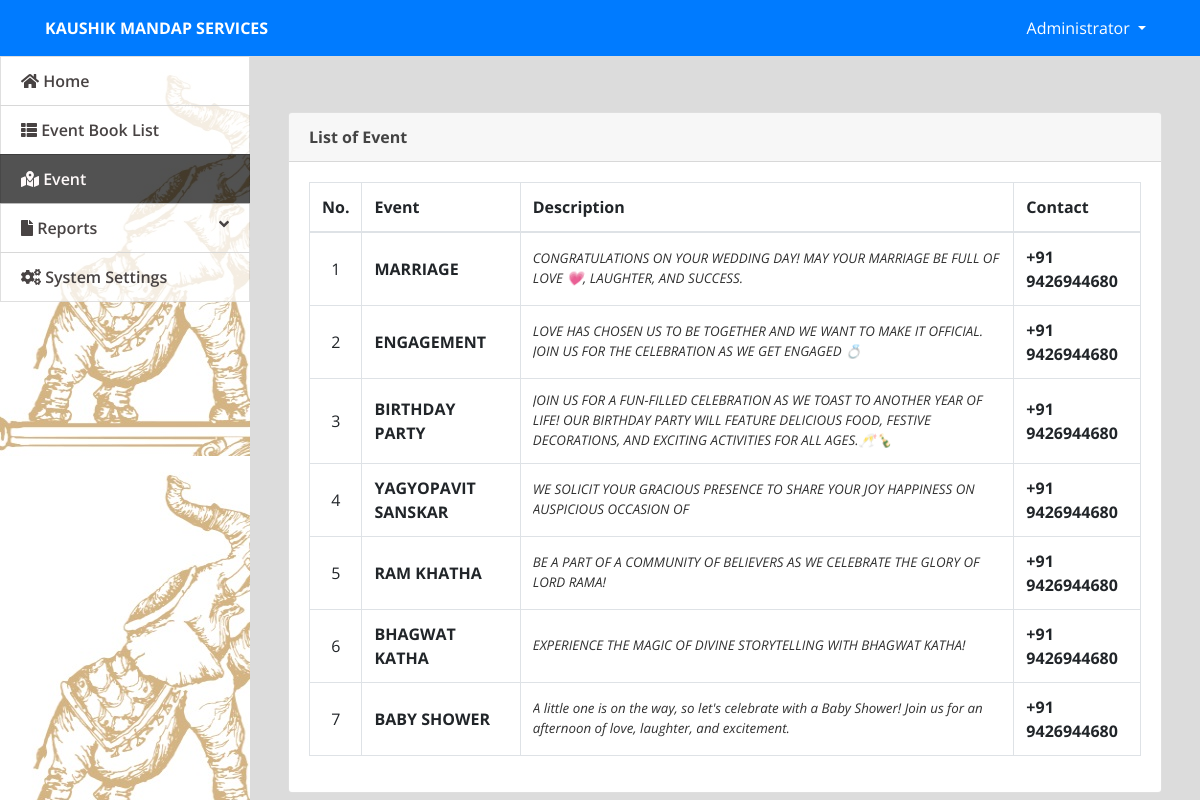
Page /admin/index.php?page=venue (signed in) on the committed database.
### tables this page shows
CREATE TABLE `venue` (
  `id` int(30) NOT NULL,
  `venue` text NOT NULL,
  `description` text NOT NULL,
  `contact` varchar(25) NOT NULL
);

### admin/venue.php (the view, shortened to what this page needs)
<?php include('db_connect.php');?>
<div class="container-fluid">
	<div class="col-lg-12">
		<div class="row">
			<div class="col-md-12">
				<div class="card">
					<div class="card-header">
						<b>List of Event</b>
					</div>
					<div class="card-body">
						<table class="table table-condensed table-bordered table-hover">
							<thead>
								<tr>
									<th class="text-center">No.</th>
									<th class="">Event</th>
									<th class="">Description</th>
									<th class="">Contact</th>
								</tr>
							</thead>
							<tbody>
								<?php
								$i = 1;
								$venue = $conn->query("SELECT * from venue");
								while($row=$venue->fetch_assoc()):
								?>
								<tr>
									<td class="text-center"><?php echo $i++ ?></td>
									<td class="">
										 <p> <b><?php echo ucwords($row['venue']) ?></b></p>
									</td>
									<td class="">
										 <p class="truncate"><?php echo $row['description'] ?></p>
									</td>
									<td class="">
										 <p> <b><?php echo ($row['contact']) ?></b></p>
									</td>
								</tr>
								<?php endwhile; ?>
							</tbody>
						</table>
					</div>
				</div>
			</div>
		</div>
	</div>
</div>

### admin/assets/css/style.css (style rules this page uses)
body { font-family: "Open Sans", sans-serif; color: #444444; width: 100%; height: calc(100%); }
.truncate { overflow: hidden; text-overflow: ellipsis; display: -webkit-box; -webkit-line-clamp: 3; -webkit-box-orient: vertical; font-size: smaller; color: #000000cf; font-style: italic; }

### admin/index.php (style rules this page uses)
body { background: #80808045; }

### admin/venue.php (style rules this page uses)
td { vertical-align: middle !important; }
td p { margin: unset }

### rows in the picture
venue: venue "MARRIAGE", description "CONGRATULATIONS ON YOUR WEDDING DAY! MAY YOUR MARRIAGE BE FULL OF LOVE 💗, LAUGHTER, AND SUCCESS.", contact "+91 9426944680"
venue: venue "ENGAGEMENT", description "LOVE HAS CHOSEN US TO BE TOGETHER AND WE WANT TO MAKE IT OFFICIAL. JOIN US FOR THE CELEBRATION AS WE GET ENGAGED 💍", contact "+91 9426944680"
venue: venue "BIRTHDAY PARTY", description "JOIN US FOR A FUN-FILLED CELEBRATION AS WE TOAST TO ANOTHER YEAR OF LIFE! OUR BIRTHDAY PARTY WILL FEATURE DELICIOUS FOOD, FESTIVE DECORATIONS, AND EXCITING ACTIVITIES FOR ALL AGES.🥂🍾", contact "+91 9426944680"
venue: venue "YAGYOPAVIT SANSKAR", description "WE SOLICIT YOUR GRACIOUS PRESENCE TO SHARE YOUR JOY HAPPINESS ON AUSPICIOUS OCCASION OF", contact "+91 9426944680"
venue: venue "RAM KHATHA", description "BE A PART OF A COMMUNITY OF BELIEVERS AS WE CELEBRATE THE GLORY OF LORD RAMA!", contact "+91 9426944680"
venue: venue "BHAGWAT KATHA", description "EXPERIENCE THE MAGIC OF DIVINE STORYTELLING WITH BHAGWAT KATHA!", contact "+91 9426944680"
venue: venue "BABY SHOWER", description "A little one is on the way, so let's celebrate with a Baby Shower! Join us for an afternoon of love, laughter, and excitement.", contact "+91 9426944680"

### other values in the picture
$_SESSION['system']['name'] "KAUSHIK MANDAP SERVICES"
$_SESSION['login_name'] "Administrator"
